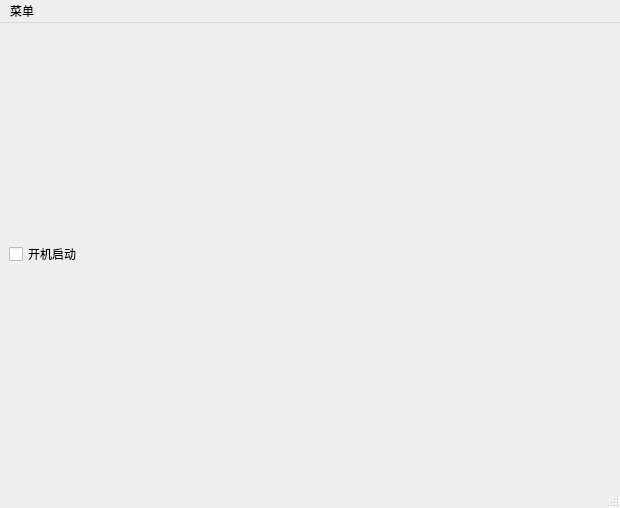
<?xml version="1.0" encoding="UTF-8"?>
<ui version="4.0">
 <class>MainWindow</class>
 <widget class="QMainWindow" name="MainWindow">
  <property name="geometry">
   <rect>
    <x>0</x>
    <y>0</y>
    <width>620</width>
    <height>508</height>
   </rect>
  </property>
  <property name="windowTitle">
   <string>MainWindow</string>
  </property>
  <widget class="QWidget" name="centralwidget">
   <layout class="QGridLayout" name="gridLayout_2">
    <item row="0" column="0">
     <layout class="QGridLayout" name="gridLayout">
      <item row="0" column="0">
       <widget class="QCheckBox" name="checkBox">
        <property name="text">
         <string>开机启动</string>
        </property>
       </widget>
      </item>
     </layout>
    </item>
   </layout>
  </widget>
  <widget class="QMenuBar" name="menubar">
   <property name="geometry">
    <rect>
     <x>0</x>
     <y>0</y>
     <width>620</width>
     <height>26</height>
    </rect>
   </property>
   <widget class="QMenu" name="menu">
    <property name="title">
     <string>菜单</string>
    </property>
   </widget>
   <addaction name="menu"/>
  </widget>
  <widget class="QStatusBar" name="statusbar"/>
 </widget>
 <resources/>
 <connections/>
</ui>
